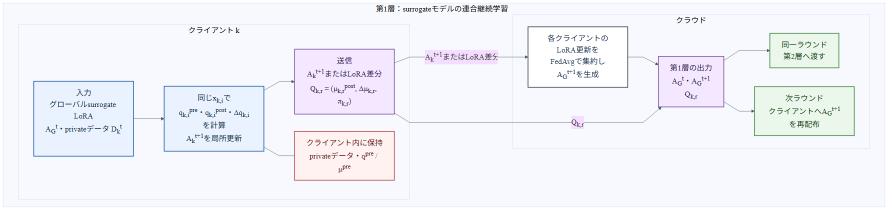
#> input picture .codex_tmp_mermaid_validation/rendered-2.png, 1784 x 422 px (shown at 1/2 size)
$ python -i audit_fedpact_stage2_visual_coverage.py   (imports and definitions only)   (older library calls are emulated)
#> lines starting #> are read from the running program, lines starting #| are printed output that depends on the picture; after the words box and inside, x2 and y2 are one past the last pixel; in counts of white or black regions, pixels touching at a corner belong together
"""Model-independent visual manipulation check for the Stage-II coverage split."""
from __future__ import annotations

import argparse
import json
from pathlib import Path

import cv2
import numpy as np
from sklearn.linear_model import LogisticRegression
from sklearn.metrics import roc_auc_score
from sklearn.model_selection import StratifiedGroupKFold
from sklearn.pipeline import make_pipeline
from sklearn.preprocessing import StandardScaler


def read_jsonl(path: Path) -> list[dict]:
    with path.open("r", encoding="utf-8") as handle:
        return [json.loads(line) for line in handle if line.strip()]


def frame_descriptor(path: str) -> np.ndarray:
    encoded = np.fromfile(path, dtype=np.uint8)
    image = cv2.imdecode(encoded, cv2.IMREAD_COLOR)
#> image is the input picture: shape (422, 1784, 3); mean B, G, R 249.9, 243.3, 241.6
    if image is None:
        raise FileNotFoundError(path)
    image = cv2.resize(image, (96, 96), interpolation=cv2.INTER_AREA)
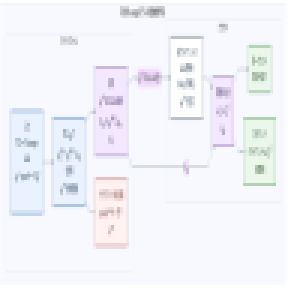
#> image: shape (96, 96, 3) (shown 3 times larger); mean B, G, R 249.9, 243.4, 241.6
    rgb = cv2.cvtColor(image, cv2.COLOR_BGR2RGB)
    hsv = cv2.cvtColor(image, cv2.COLOR_BGR2HSV)
#> hsv: shape (96, 96, 3); mean H, S, V 104.9, 11.2, 251.1
    gray = cv2.cvtColor(image, cv2.COLOR_BGR2GRAY)
    rgb01 = rgb.astype(np.float32) / 255.0
    hsv01 = hsv.astype(np.float32) / np.array([179.0, 255.0, 255.0], dtype=np.float32)
#> hsv01: shape (96, 96, 3) float32; mean H, S, V 0.586, 0.044, 0.985
    gray01 = gray.astype(np.float32) / 255.0
    gray_hist = np.histogram(gray01, bins=16, range=(0.0, 1.0), density=True)[0]
#> gray_hist = [0, 0, 0, 0, 0, 0, 0, 0, 0.00174, 0.00868, 0.0694, 0.196, 0.438, 0.432, 1.64, 13.22]
    hue_hist = np.histogram(hsv01[..., 0], bins=12, range=(0.0, 1.0), density=True)[0]
#> hue_hist = [0.758, 0, 0.00651, 0.0391, 0.439, 0.0391, 0.0638, 9.69, 0.747, 0.125, 0.0026, 0.0938]
    sat_hist = np.histogram(hsv01[..., 1], bins=8, range=(0.0, 1.0), density=True)[0]
#> sat_hist = [7.73, 0.27, 0, 0, 0, 0, 0, 0]
    edges = cv2.Canny(gray, 80, 160)
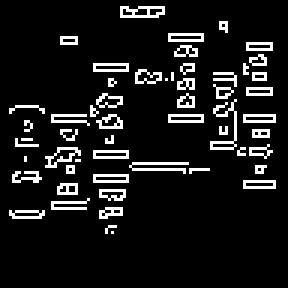
#> edges: shape (96, 96) (shown 3 times larger); 9.7% white in thin lines or dots, all inside (x1, y1, x2, y2) = (3, 2, 92, 78)
    dct = cv2.dct(cv2.resize(gray01, (16, 16)))[:8, :8].reshape(-1)[1:]
#> dct = 63 values, max 0.233 at index 15, min -0.119 at index 59, mean 0.00497
    return np.concatenate(
        [
            rgb01.mean(axis=(0, 1)),
            rgb01.std(axis=(0, 1)),
            hsv01.mean(axis=(0, 1)),
            hsv01.std(axis=(0, 1)),
            np.percentile(gray01, [10, 25, 50, 75, 90]),
            gray_hist,
            hue_hist,
            sat_hist,
            np.asarray(
                [
                    float((edges > 0).mean()),
                    float(np.log1p(cv2.Laplacian(gray, cv2.CV_32F).var())),
                ]
            ),
            dct,
        ]
    ).astype(np.float32)


# [84 lines left out: functions video_descriptor, audit_pair, main, not called in this run]


# [2 lines not run here, left out]

>>> result = frame_descriptor('../.codex_tmp_mermaid_validation/rendered-2.png')
#> result = 118 values, max 13.22 at index 32, min -0.119 at index 114, mean 0.446
